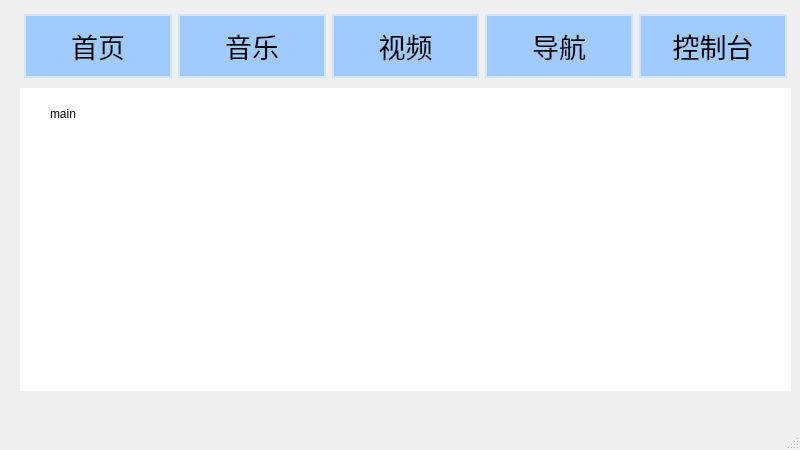
<?xml version="1.0" encoding="UTF-8"?>
<ui version="4.0">
 <class>MainWindow</class>
 <widget class="QMainWindow" name="MainWindow">
  <property name="geometry">
   <rect>
    <x>0</x>
    <y>0</y>
    <width>800</width>
    <height>450</height>
   </rect>
  </property>
  <property name="minimumSize">
   <size>
    <width>800</width>
    <height>450</height>
   </size>
  </property>
  <property name="maximumSize">
   <size>
    <width>800</width>
    <height>450</height>
   </size>
  </property>
  <property name="windowTitle">
   <string>MainWindow</string>
  </property>
  <property name="styleSheet">
   <string notr="true"/>
  </property>
  <widget class="QWidget" name="centralwidget">
   <property name="styleSheet">
    <string notr="true">color: rgb(0, 0, 0);</string>
   </property>
   <widget class="QWidget" name="layoutWidget">
    <property name="geometry">
     <rect>
      <x>20</x>
      <y>10</y>
      <width>771</width>
      <height>381</height>
     </rect>
    </property>
    <layout class="QVBoxLayout" name="verticalLayout">
     <item>
      <layout class="QHBoxLayout" name="horizontalLayout">
       <property name="sizeConstraint">
        <enum>QLayout::SizeConstraint::SetDefaultConstraint</enum>
       </property>
       <property name="leftMargin">
        <number>4</number>
       </property>
       <property name="topMargin">
        <number>4</number>
       </property>
       <property name="rightMargin">
        <number>4</number>
       </property>
       <property name="bottomMargin">
        <number>4</number>
       </property>
       <item>
        <widget class="QPushButton" name="pushButton_main">
         <property name="font">
          <font>
           <family>黑体</family>
           <pointsize>20</pointsize>
           <italic>false</italic>
           <bold>false</bold>
          </font>
         </property>
         <property name="styleSheet">
          <string notr="true">QPushButton {
	
	
	background-color: rgb(161, 203, 255);
    color: black;
    border: 2px solid rgba(255, 255, 255, 0.5);
    border - radius: 20px; /* 增大圆角半径 */
    padding: 10px 20px;
    font - size: 14px;
    box - shadow: 0 4px 6px rgba(0, 0, 0, 0.1);
    backdrop - filter: blur(5px);
    font: 20pt &quot;黑体&quot;;

}

QPushButton:hover {
    background: rgba(255, 255, 255, 0.3);
    border - color: white;
    box - shadow: 0 6px 8px rgba(0, 0, 0, 0.15);
    border - radius: 20px; /* 悬停时保持相同圆角半径 */
}

QPushButton:pressed {
    background: rgba(255, 255, 255, 0.1);
    box - shadow: 0 2px 4px rgba(0, 0, 0, 0.1) inset;
    border - radius: 20px; /* 按下时保持相同圆角半径 */
}
</string>
         </property>
         <property name="text">
          <string>首页</string>
         </property>
        </widget>
       </item>
       <item>
        <widget class="QPushButton" name="pushButton_music">
         <property name="font">
          <font>
           <family>黑体</family>
           <pointsize>20</pointsize>
           <italic>false</italic>
           <bold>false</bold>
          </font>
         </property>
         <property name="styleSheet">
          <string notr="true">QPushButton {
	
	
	background-color: rgb(161, 203, 255);
    color: black;
    border: 2px solid rgba(255, 255, 255, 0.5);
    border - radius: 20px; /* 增大圆角半径 */
    padding: 10px 20px;
    font - size: 14px;
    box - shadow: 0 4px 6px rgba(0, 0, 0, 0.1);
    backdrop - filter: blur(5px);
    font: 20pt &quot;黑体&quot;;

}

QPushButton:hover {
    background: rgba(255, 255, 255, 0.3);
    border - color: white;
    box - shadow: 0 6px 8px rgba(0, 0, 0, 0.15);
    border - radius: 20px; /* 悬停时保持相同圆角半径 */
}

QPushButton:pressed {
    background: rgba(255, 255, 255, 0.1);
    box - shadow: 0 2px 4px rgba(0, 0, 0, 0.1) inset;
    border - radius: 20px; /* 按下时保持相同圆角半径 */
}
</string>
         </property>
         <property name="text">
          <string>音乐</string>
         </property>
        </widget>
       </item>
       <item>
        <widget class="QPushButton" name="pushButton_vedio">
         <property name="font">
          <font>
           <family>黑体</family>
           <pointsize>20</pointsize>
           <italic>false</italic>
           <bold>false</bold>
          </font>
         </property>
         <property name="styleSheet">
          <string notr="true">QPushButton {
	
	
	background-color: rgb(161, 203, 255);
    color: black;
    border: 2px solid rgba(255, 255, 255, 0.5);
    border - radius: 20px; /* 增大圆角半径 */
    padding: 10px 20px;
    font - size: 14px;
    box - shadow: 0 4px 6px rgba(0, 0, 0, 0.1);
    backdrop - filter: blur(5px);
    font: 20pt &quot;黑体&quot;;

}

QPushButton:hover {
    background: rgba(255, 255, 255, 0.3);
    border - color: white;
    box - shadow: 0 6px 8px rgba(0, 0, 0, 0.15);
    border - radius: 20px; /* 悬停时保持相同圆角半径 */
}

QPushButton:pressed {
    background: rgba(255, 255, 255, 0.1);
    box - shadow: 0 2px 4px rgba(0, 0, 0, 0.1) inset;
    border - radius: 20px; /* 按下时保持相同圆角半径 */
}
</string>
         </property>
         <property name="text">
          <string>视频</string>
         </property>
        </widget>
       </item>
       <item>
        <widget class="QPushButton" name="pushButton_map">
         <property name="font">
          <font>
           <family>黑体</family>
           <pointsize>20</pointsize>
           <italic>false</italic>
           <bold>false</bold>
          </font>
         </property>
         <property name="styleSheet">
          <string notr="true">QPushButton {
	
	
	background-color: rgb(161, 203, 255);
    color: black;
    border: 2px solid rgba(255, 255, 255, 0.5);
    border - radius: 20px; /* 增大圆角半径 */
    padding: 10px 20px;
    font - size: 14px;
    box - shadow: 0 4px 6px rgba(0, 0, 0, 0.1);
    backdrop - filter: blur(5px);
    font: 20pt &quot;黑体&quot;;

}

QPushButton:hover {
    background: rgba(255, 255, 255, 0.3);
    border - color: white;
    box - shadow: 0 6px 8px rgba(0, 0, 0, 0.15);
    border - radius: 20px; /* 悬停时保持相同圆角半径 */
}

QPushButton:pressed {
    background: rgba(255, 255, 255, 0.1);
    box - shadow: 0 2px 4px rgba(0, 0, 0, 0.1) inset;
    border - radius: 20px; /* 按下时保持相同圆角半径 */
}
</string>
         </property>
         <property name="text">
          <string>导航</string>
         </property>
        </widget>
       </item>
       <item>
        <widget class="QPushButton" name="pushButton_ctl">
         <property name="font">
          <font>
           <family>黑体</family>
           <pointsize>20</pointsize>
           <italic>false</italic>
           <bold>false</bold>
          </font>
         </property>
         <property name="styleSheet">
          <string notr="true">QPushButton {
	
	
	background-color: rgb(161, 203, 255);
    color: black;
    border: 2px solid rgba(255, 255, 255, 0.5);
    border - radius: 20px; /* 增大圆角半径 */
    padding: 10px 20px;
    font - size: 14px;
    box - shadow: 0 4px 6px rgba(0, 0, 0, 0.1);
    backdrop - filter: blur(5px);
    font: 20pt &quot;黑体&quot;;

}

QPushButton:hover {
    background: rgba(255, 255, 255, 0.3);
    border - color: white;
    box - shadow: 0 6px 8px rgba(0, 0, 0, 0.15);
    border - radius: 20px; /* 悬停时保持相同圆角半径 */
}

QPushButton:pressed {
    background: rgba(255, 255, 255, 0.1);
    box - shadow: 0 2px 4px rgba(0, 0, 0, 0.1) inset;
    border - radius: 20px; /* 按下时保持相同圆角半径 */
}
</string>
         </property>
         <property name="text">
          <string>控制台</string>
         </property>
        </widget>
       </item>
      </layout>
     </item>
     <item>
      <widget class="QStackedWidget" name="stackedWidget">
       <property name="styleSheet">
        <string notr="true">background-color: rgb(255, 255, 255);</string>
       </property>
       <property name="currentIndex">
        <number>0</number>
       </property>
       <widget class="QWidget" name="page_main">
        <widget class="QLabel" name="label">
         <property name="geometry">
          <rect>
           <x>30</x>
           <y>10</y>
           <width>91</width>
           <height>31</height>
          </rect>
         </property>
         <property name="text">
          <string>main</string>
         </property>
        </widget>
       </widget>
       <widget class="QWidget" name="page_music">
        <property name="styleSheet">
         <string notr="true">border-color: rgb(255, 255, 255);</string>
        </property>
        <widget class="QWidget" name="">
         <property name="geometry">
          <rect>
           <x>10</x>
           <y>10</y>
           <width>751</width>
           <height>311</height>
          </rect>
         </property>
         <layout class="QHBoxLayout" name="horizontalLayout_7">
          <item>
           <layout class="QVBoxLayout" name="verticalLayout_2">
            <item>
             <layout class="QHBoxLayout" name="horizontalLayout_2">
              <item>
               <widget class="QPushButton" name="pushButton">
                <property name="text">
                 <string>我的歌曲</string>
                </property>
               </widget>
              </item>
              <item>
               <widget class="QPushButton" name="pushButton_2">
                <property name="text">
                 <string>在线歌曲</string>
                </property>
               </widget>
              </item>
             </layout>
            </item>
            <item>
             <widget class="QListWidget" name="musiclist">
              <property name="styleSheet">
               <string notr="true">QListWidget { border: 1px solid transparent; }</string>
              </property>
             </widget>
            </item>
           </layout>
          </item>
          <item>
           <layout class="QVBoxLayout" name="verticalLayout_4" stretch="5,0,1">
            <item>
             <layout class="QHBoxLayout" name="horizontalLayout_3" stretch="1,5">
              <property name="leftMargin">
               <number>4</number>
              </property>
              <property name="topMargin">
               <number>4</number>
              </property>
              <property name="rightMargin">
               <number>4</number>
              </property>
              <property name="bottomMargin">
               <number>4</number>
              </property>
              <item>
               <layout class="QVBoxLayout" name="verticalLayout_3">
                <item>
                 <widget class="QGraphicsView" name="graphicsView">
                  <property name="styleSheet">
                   <string notr="true">border: 1px solid transparent; </string>
                  </property>
                 </widget>
                </item>
                <item>
                 <layout class="QHBoxLayout" name="horizontalLayout_4">
                  <item>
                   <widget class="QPushButton" name="last">
                    <property name="styleSheet">
                     <string notr="true">border: 1px solid transparent; 
font: 700 29pt &quot;MS Sans Serif&quot;;</string>
                    </property>
                    <property name="text">
                     <string>&lt;&lt;</string>
                    </property>
                   </widget>
                  </item>
                  <item>
                   <widget class="QPushButton" name="pushButton_stop">
                    <property name="styleSheet">
                     <string notr="true">border: 1px solid transparent; 
font: 700 18pt &quot;MS Sans Serif&quot;;</string>
                    </property>
                    <property name="text">
                     <string>||</string>
                    </property>
                   </widget>
                  </item>
                  <item>
                   <widget class="QPushButton" name="next">
                    <property name="styleSheet">
                     <string notr="true">border: 1px solid transparent; 
font: 700 29pt &quot;MS Sans Serif&quot;;</string>
                    </property>
                    <property name="text">
                     <string>&gt;&gt;</string>
                    </property>
                   </widget>
                  </item>
                 </layout>
                </item>
                <item>
                 <spacer name="verticalSpacer">
                  <property name="orientation">
                   <enum>Qt::Orientation::Vertical</enum>
                  </property>
                  <property name="sizeHint" stdset="0">
                   <size>
                    <width>178</width>
                    <height>40</height>
                   </size>
                  </property>
                 </spacer>
                </item>
               </layout>
              </item>
              <item>
               <widget class="QListWidget" name="lyriclist">
                <property name="styleSheet">
                 <string notr="true">border: 1px solid transparent; </string>
                </property>
               </widget>
              </item>
             </layout>
            </item>
            <item>
             <widget class="QLabel" name="label_title">
              <property name="text">
               <string/>
              </property>
             </widget>
            </item>
            <item>
             <layout class="QHBoxLayout" name="horizontalLayout_5">
              <item>
               <widget class="QLabel" name="label_currentTime">
                <property name="text">
                 <string>00:00</string>
                </property>
               </widget>
              </item>
              <item>
               <widget class="QSlider" name="slider_progress">
                <property name="maximum">
                 <number>1000</number>
                </property>
                <property name="value">
                 <number>0</number>
                </property>
                <property name="orientation">
                 <enum>Qt::Orientation::Horizontal</enum>
                </property>
               </widget>
              </item>
              <item>
               <widget class="QLabel" name="label_totalTime">
                <property name="text">
                 <string>00:00</string>
                </property>
               </widget>
              </item>
             </layout>
            </item>
           </layout>
          </item>
         </layout>
        </widget>
       </widget>
       <widget class="QWidget" name="page_video">
        <widget class="QLabel" name="label_4">
         <property name="geometry">
          <rect>
           <x>160</x>
           <y>70</y>
           <width>91</width>
           <height>31</height>
          </rect>
         </property>
         <property name="text">
          <string>video</string>
         </property>
        </widget>
       </widget>
       <widget class="QWidget" name="page_map">
        <widget class="QLabel" name="label_2">
         <property name="geometry">
          <rect>
           <x>180</x>
           <y>80</y>
           <width>91</width>
           <height>31</height>
          </rect>
         </property>
         <property name="text">
          <string>map</string>
         </property>
        </widget>
       </widget>
       <widget class="QWidget" name="page_ctl">
        <widget class="QLabel" name="label_5">
         <property name="geometry">
          <rect>
           <x>40</x>
           <y>30</y>
           <width>91</width>
           <height>31</height>
          </rect>
         </property>
         <property name="text">
          <string>ctl</string>
         </property>
        </widget>
       </widget>
      </widget>
     </item>
    </layout>
   </widget>
   <widget class="QWidget" name="">
    <property name="geometry">
     <rect>
      <x>0</x>
      <y>0</y>
      <width>2</width>
      <height>2</height>
     </rect>
    </property>
    <layout class="QHBoxLayout" name="horizontalLayout_6"/>
   </widget>
  </widget>
  <widget class="QMenuBar" name="menubar">
   <property name="geometry">
    <rect>
     <x>0</x>
     <y>0</y>
     <width>800</width>
     <height>17</height>
    </rect>
   </property>
  </widget>
  <widget class="QStatusBar" name="statusbar"/>
 </widget>
 <resources/>
 <connections/>
</ui>
